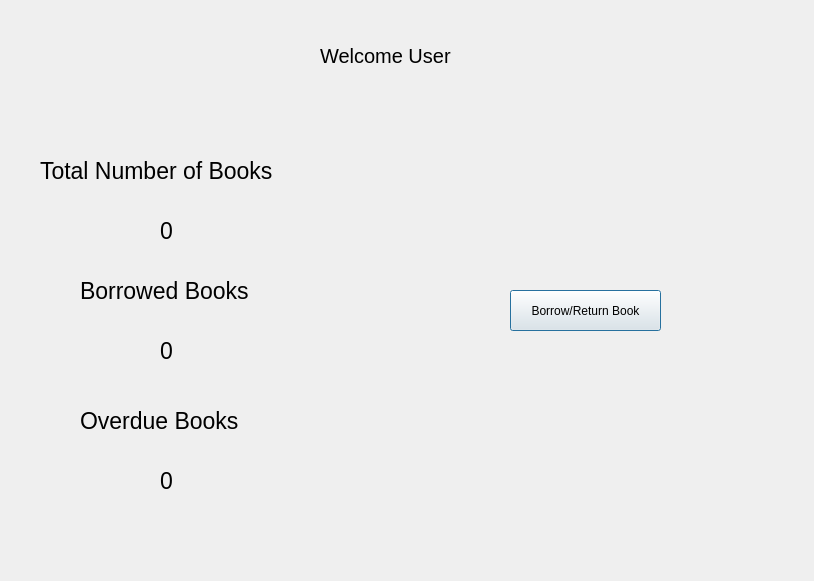
<?xml version="1.0" encoding="UTF-8"?>
<ui version="4.0">
 <class>User_Interface_Page</class>
 <widget class="QDialog" name="User_Interface_Page">
  <property name="geometry">
   <rect>
    <x>0</x>
    <y>0</y>
    <width>814</width>
    <height>581</height>
   </rect>
  </property>
  <property name="windowTitle">
   <string>Dialog</string>
  </property>
  <widget class="QLabel" name="welcome_label">
   <property name="geometry">
    <rect>
     <x>320</x>
     <y>20</y>
     <width>171</width>
     <height>71</height>
    </rect>
   </property>
   <property name="font">
    <font>
     <pointsize>15</pointsize>
    </font>
   </property>
   <property name="text">
    <string>Welcome User</string>
   </property>
  </widget>
  <widget class="QLabel" name="label">
   <property name="geometry">
    <rect>
     <x>40</x>
     <y>140</y>
     <width>341</width>
     <height>61</height>
    </rect>
   </property>
   <property name="font">
    <font>
     <pointsize>17</pointsize>
    </font>
   </property>
   <property name="text">
    <string>Total Number of Books</string>
   </property>
  </widget>
  <widget class="QLabel" name="number_of_books">
   <property name="geometry">
    <rect>
     <x>160</x>
     <y>200</y>
     <width>21</width>
     <height>61</height>
    </rect>
   </property>
   <property name="font">
    <font>
     <pointsize>17</pointsize>
    </font>
   </property>
   <property name="text">
    <string>0</string>
   </property>
  </widget>
  <widget class="QLabel" name="label_3">
   <property name="geometry">
    <rect>
     <x>80</x>
     <y>390</y>
     <width>341</width>
     <height>61</height>
    </rect>
   </property>
   <property name="font">
    <font>
     <pointsize>17</pointsize>
    </font>
   </property>
   <property name="text">
    <string>Overdue Books</string>
   </property>
  </widget>
  <widget class="QLabel" name="label_4">
   <property name="geometry">
    <rect>
     <x>160</x>
     <y>450</y>
     <width>21</width>
     <height>61</height>
    </rect>
   </property>
   <property name="font">
    <font>
     <pointsize>17</pointsize>
    </font>
   </property>
   <property name="text">
    <string>0</string>
   </property>
  </widget>
  <widget class="QLabel" name="label_5">
   <property name="geometry">
    <rect>
     <x>80</x>
     <y>260</y>
     <width>341</width>
     <height>61</height>
    </rect>
   </property>
   <property name="font">
    <font>
     <pointsize>17</pointsize>
    </font>
   </property>
   <property name="text">
    <string>Borrowed Books</string>
   </property>
  </widget>
  <widget class="QLabel" name="number_of_borrowed">
   <property name="geometry">
    <rect>
     <x>160</x>
     <y>320</y>
     <width>21</width>
     <height>61</height>
    </rect>
   </property>
   <property name="font">
    <font>
     <pointsize>17</pointsize>
    </font>
   </property>
   <property name="text">
    <string>0</string>
   </property>
  </widget>
  <widget class="QPushButton" name="borrow_book">
   <property name="geometry">
    <rect>
     <x>510</x>
     <y>290</y>
     <width>151</width>
     <height>41</height>
    </rect>
   </property>
   <property name="text">
    <string>Borrow/Return Book</string>
   </property>
  </widget>
 </widget>
 <resources/>
 <connections/>
</ui>
